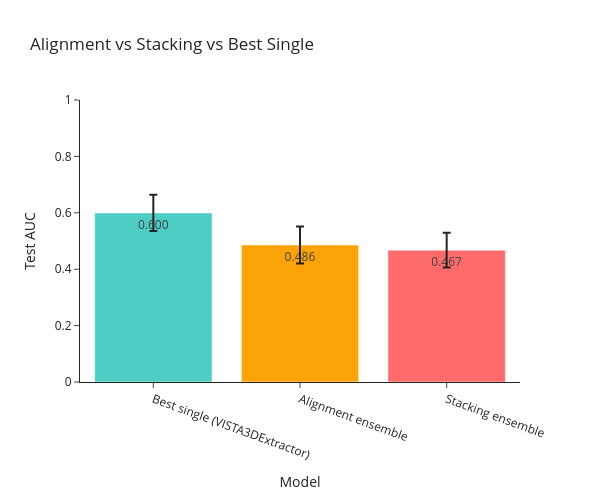

This figure's notebook cell:
### Markdown cell above
## Ensemble Comparison Summary

Visualize alignment ensemble, stacked ensemble, and the best single model in one chart.

### Code cell
# Compare ensembles against best single model
if 'ensemble_mean' not in globals() or 'stacking_mean' not in globals():
    raise RuntimeError("Run alignment and stacking sections first.")

best_single_mean = best_model_score
best_single_name = best_model_name
best_single_ci = 1.96 * np.std(individual_ensemble_scores[best_single_name], ddof=1) / np.sqrt(len(individual_ensemble_scores[best_single_name]))

labels = [f"Best single ({best_single_name})", "Alignment ensemble", "Stacking ensemble"]
means = [best_single_mean, ensemble_mean, stacking_mean]
errors = [best_single_ci, ensemble_ci, stacking_ci]
colors = ['#4ECDC4', '#FCA308', '#FF6B6B']

fig = go.Figure()
fig.add_trace(go.Bar(
    x=labels,
    y=means,
    error_y=dict(type='data', array=errors),
    marker_color=colors,
    text=[f"{m:.3f}" for m in means],
    textposition='auto'
))

fig.update_layout(
    title='Alignment vs Stacking vs Best Single',
    xaxis_title='Model',
    yaxis_title='Test AUC',
    height=500,
    width=600,
    template='simple_white',
    xaxis_tickangle=20
)
fig.update_yaxes(range=[0, 1.0])
fig.show()

print(f"Stacking uplift over best single: {stacking_mean - best_single_mean:+.4f}")
print(f"Stacking uplift over alignment ensemble: {stacking_mean - ensemble_mean:+.4f}")

### Figure 1 — Plotly figure (JSON) as saved in the notebook; plotly's stock layout.template omitted (floating-point values rounded to 4 significant figures)
{"data": [{"error_y": {"array": [0.06432, 0.06574, 0.06173], "type": "data"}, "marker": {"color": ["#4ECDC4", "#FCA308", "#FF6B6B"]}, "text": ["0.600", "0.486", "0.467"], "textposition": "auto", "type": "bar", "x": ["Best single (VISTA3DExtractor)", "Alignment ensemble", "Stacking ensemble"], "y": [0.5996, 0.4859, 0.4674]}], "layout": {"height": 500, "title": {"text": "Alignment vs Stacking vs Best Single"}, "width": 600, "xaxis": {"tickangle": 20, "title": {"text": "Model"}}, "yaxis": {"range": [0, 1.0], "title": {"text": "Test AUC"}}}}
